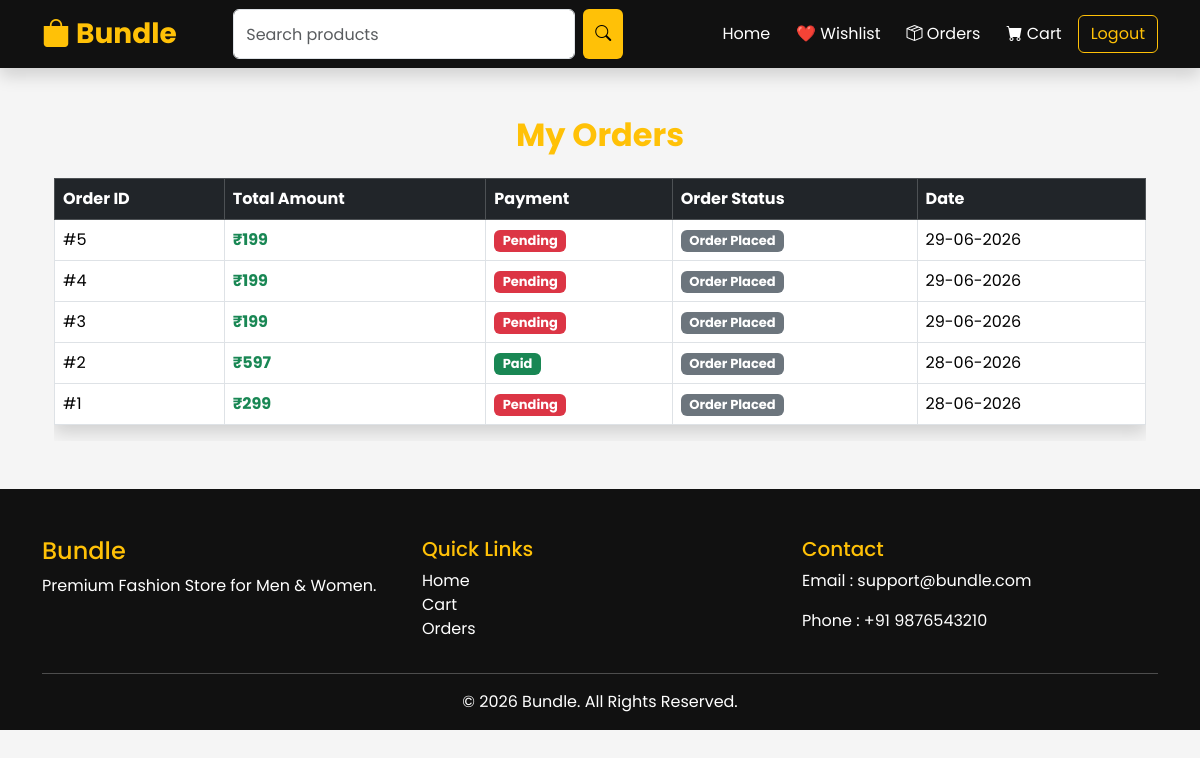
The page /my_orders (signed in) on the database its author committed.
### app.py (models this page shows)
class Order(db.Model):
    __tablename__ = "order"
    id = db.Column(
        db.Integer,
        primary_key=True
    )
    user_id = db.Column(
        db.Integer,
        db.ForeignKey("user.id")
    )
    fullname = db.Column(
        db.String(150),
        nullable=False
    )
    mobile = db.Column(
        db.String(20),
        nullable=False
    )
    address = db.Column(
        db.Text,
        nullable=False
    )
    city = db.Column(
        db.String(100),
        nullable=False
    )
    state = db.Column(
        db.String(100),
        nullable=False
    )
    pincode = db.Column(
        db.String(20),
        nullable=False
    )
    landmark = db.Column(
        db.String(200)
    )
    instructions = db.Column(
        db.Text
    )
    total = db.Column(
        db.Integer,
        nullable=False
    )
    payment_method = db.Column(
        db.String(50),
        nullable=False
    )
    payment_status = db.Column(
        db.String(50),
        default="Pending"
    )
    payment_id = db.Column(
        db.String(200)
    )
    status = db.Column(
        db.String(50),
        default="Order Placed"
    )
    created_at = db.Column(
        db.DateTime,
        default=datetime.utcnow
    )
    user = db.relationship(
        "User",
        backref="orders"
    )

### app.py (the view)
@app.route("/my_orders")
@login_required
def my_orders():
    orders = Order.query.filter_by(
        user_id=current_user.id
    ).order_by(
        Order.created_at.desc()
    ).all()
    return render_template(
        "my_orders.html",
        orders=orders
    )

### app.py (called while the page is built)
@login_manager.user_loader
def load_user(user_id):
    return User.query.get(int(user_id))

### templates/my_orders.html (shortened to what this page needs)
{% extends "base.html" %}
{% block content %}
<div class="container my-5">
    <h2 class="text-center text-warning mb-4">
        My Orders
    </h2>
    {% if orders %}
    <div class="table-responsive">
        <table class="table table-bordered table-hover shadow">
            <thead class="table-dark">
                <tr>
                    <th>Order ID</th>
                    <th>Total Amount</th>
                    <th>Payment</th>
                    <th>Order Status</th>
                    <th>Date</th>
                </tr>
            </thead>
            <tbody>
                {% for order in orders %}
                <tr>
                    <td>
                        #{{ order.id }}
                    </td>
                    <td class="text-success fw-bold">
                        ₹{{ order.total }}
                    </td>
                    <td>
                        {% if order.payment_status == "Paid" %}
                        <span class="badge bg-success">
                            Paid
                        </span>
                        {% else %}
                        <span class="badge bg-danger">
                            Pending
                        </span>
                        {% endif %}
                    </td>
                    <td>
                        {% if order.status == "Delivered" %}
                        <span class="badge bg-success">
                            {{ order.status }}
                        </span>
                        {% elif order.status == "Shipped" %}
                        <span class="badge bg-primary">
                            {{ order.status }}
                        </span>
                        {% elif order.status == "Processing" %}
                        <span class="badge bg-warning text-dark">
                            {{ order.status }}
                        </span>
                        {% else %}
                        <span class="badge bg-secondary">
                            {{ order.status }}
                        </span>
                        {% endif %}
                    </td>
                    <td>
                        {% if order.created_at %}
                            {{ order.created_at.strftime('%d-%m-%Y') }}
                        {% else %}
                            -
                        {% endif %}
                    </td>
                </tr>
                {% endfor %}
            </tbody>
        </table>
    </div>
    {% endif %}
</div>
{% endblock %}

### static/css/style.css (style rules this page uses)
* { margin:0; padding:0; box-sizing:border-box; font-family:'Poppins',sans-serif; }
body { background:#f5f5f5; color:#222; }
h2 { font-weight:700; }
.text-success { font-weight:bold; }
.badge { font-size:13px; }
.table { background:white; }
table { background:white; }

### rows shown on the page
Order: id "5", total "199", payment_status "Pending", status "Order Placed", created_at "29-06-2026"
Order: id "4", total "199", payment_status "Pending", status "Order Placed", created_at "29-06-2026"
Order: id "3", total "199", payment_status "Pending", status "Order Placed", created_at "29-06-2026"
Order: id "2", total "597", payment_status "Paid", status "Order Placed", created_at "28-06-2026"
Order: id "1", total "299", payment_status "Pending", status "Order Placed", created_at "28-06-2026"
